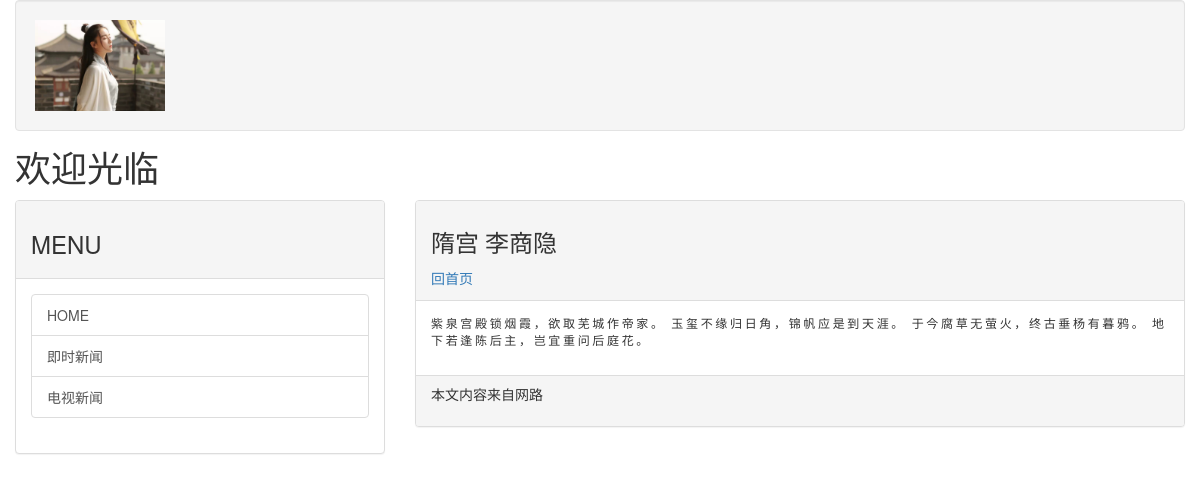
The page /post/suigong on the database its author committed.
### mainsite/models.py (models this page shows, shortened)
class Post(models.Model):
    title = models.CharField(max_length=200)
    slug = models.CharField(max_length=200,unique=True)
    body = models.TextField()
    pub_date = models.DateTimeField(default=timezone.now)
    class Meta:
        ordering = ("-pub_date",)

### mainsite/views.py (the view)
# urls.py: url(r'^post/(\w+)$', views.showpost),
def showpost(request, slug):
    template = get_template("post.html")
    try:
        post = Post.objects.get(slug=slug)
        if post != None:
            html = template.render(locals())
            return HttpResponse(html)
    except:
        return redirect('/')

### templates/post.html (shortened to what this page needs)
{% extends "mbase.html" %}
{% load markdown_deux_tags %}
{% block headmessage %}
    <h3 style="font-family: 微软雅黑">
        {{ post.title }}
    </h3>
    <a style="font-family: 微软雅黑"href="/">
    回首页
    </a>
{% endblock %}
{% block content %}
    <p style="font-family: 微软雅黑;font-size: 12px;letter-spacing: 2pt">
    {{ post.body |safe }}
    </p>
{% endblock %}

### rows shown on the page
Post: title "隋宫 李商隐", body "紫泉宫殿锁烟霞，欲取芜城作帝家。 玉玺不缘归日角，锦帆应是到天涯。 于今腐草无萤火，终古垂杨有暮鸦。 地下若逢陈后主，岂宜重问后庭花。"
